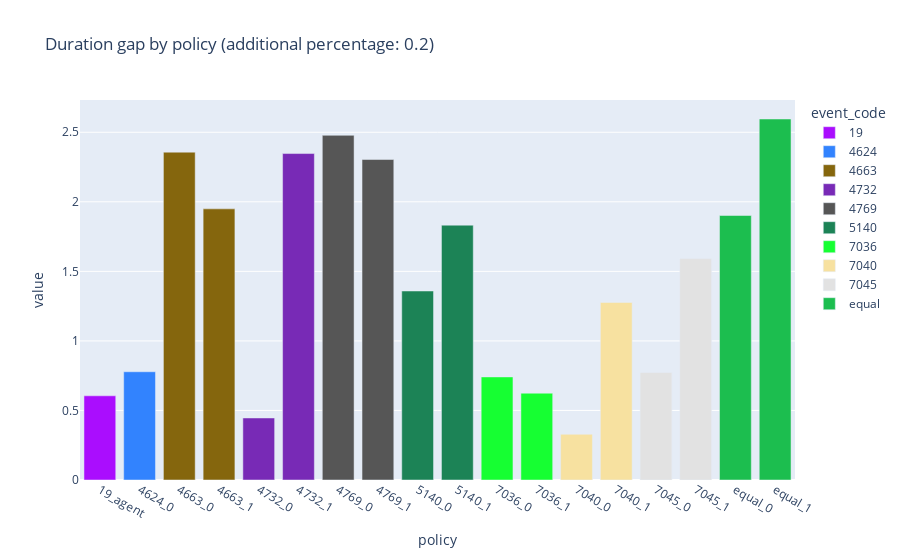
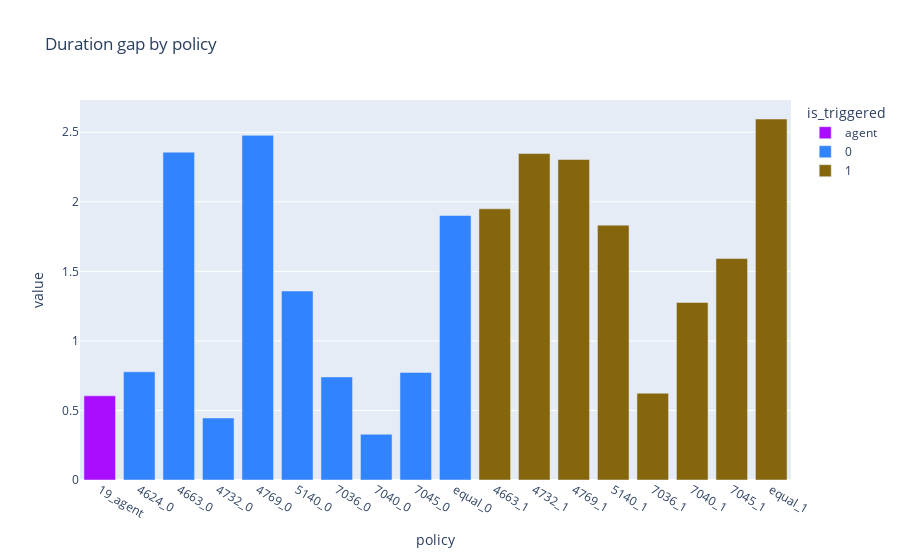

Notebook code cell kept with these figures, in order:
### Code cell
for additional_percentage in [0.2]:
    df = pd.read_csv(f'/home/shouei/GreenSecurity-FirstExperiment/SplunkResearch/experiments_____/processed_tesnorboard/duration_gap.csv')
    df = df[df['additional_percentage'] == additional_percentage]
    df.loc[df['policy'] == 'mlp','policy'] = df.loc[df['policy'] == 'mlp','reward_calculator_version'].apply(lambda x: f"{x}_agent")
    df = df.drop(columns=['run_name']).groupby('policy').mean().reset_index()
    df[['event_code', 'is_triggered']] = np.zeros((len(df), 2))
    df[['event_code', 'is_triggered']] = df['policy'].str.split('_', expand=True)
    bar_fig = px.bar(df, x='policy', y='value', title=f'Duration gap by policy (additional percentage: {additional_percentage})', color='event_code', color_discrete_sequence=px.colors.qualitative.Alphabet)
    bar_fig.show()
    bar_fig = px.bar(df, x='policy', y='value', title='Duration gap by policy', color='is_triggered', color_discrete_sequence=px.colors.qualitative.Alphabet)
    bar_fig.show()

### Figure 1 — Plotly figure (JSON) as saved in the notebook; plotly's stock layout.template omitted (floating-point values rounded to 4 significant figures)
{"data": [{"alignmentgroup": "True", "hovertemplate": "event_code=19<br>policy=%{x}<br>value=%{y}<extra></extra>", "legendgroup": "19", "marker": {"color": "#AA0DFE", "pattern": {"shape": ""}}, "name": "19", "offsetgroup": "19", "orientation": "v", "showlegend": true, "textposition": "auto", "type": "bar", "x": ["19_agent"], "xaxis": "x", "y": [0.6053], "yaxis": "y"}, {"alignmentgroup": "True", "hovertemplate": "event_code=4624<br>policy=%{x}<br>value=%{y}<extra></extra>", "legendgroup": "4624", "marker": {"color": "#3283FE", "pattern": {"shape": ""}}, "name": "4624", "offsetgroup": "4624", "orientation": "v", "showlegend": true, "textposition": "auto", "type": "bar", "x": ["4624_0"], "xaxis": "x", "y": [0.7782], "yaxis": "y"}, {"alignmentgroup": "True", "hovertemplate": "event_code=4663<br>policy=%{x}<br>value=%{y}<extra></extra>", "legendgroup": "4663", "marker": {"color": "#85660D", "pattern": {"shape": ""}}, "name": "4663", "offsetgroup": "4663", "orientation": "v", "showlegend": true, "textposition": "auto", "type": "bar", "x": ["4663_0", "4663_1"], "xaxis": "x", "y": [2.357, 1.949], "yaxis": "y"}, {"alignmentgroup": "True", "hovertemplate": "event_code=4732<br>policy=%{x}<br>value=%{y}<extra></extra>", "legendgroup": "4732", "marker": {"color": "#782AB6", "pattern": {"shape": ""}}, "name": "4732", "offsetgroup": "4732", "orientation": "v", "showlegend": true, "textposition": "auto", "type": "bar", "x": ["4732_0", "4732_1"], "xaxis": "x", "y": [0.4459, 2.347], "yaxis": "y"}, {"alignmentgroup": "True", "hovertemplate": "event_code=4769<br>policy=%{x}<br>value=%{y}<extra></extra>", "legendgroup": "4769", "marker": {"color": "#565656", "pattern": {"shape": ""}}, "name": "4769", "offsetgroup": "4769", "orientation": "v", "showlegend": true, "textposition": "auto", "type": "bar", "x": ["4769_0", "4769_1"], "xaxis": "x", "y": [2.478, 2.304], "yaxis": "y"}, {"alignmentgroup": "True", "hovertemplate": "event_code=5140<br>policy=%{x}<br>value=%{y}<extra></extra>", "legendgroup": "5140", "marker": {"color": "#1C8356", "pattern": {"shape": ""}}, "name": "5140", "offsetgroup": "5140", "orientation": "v", "showlegend": true, "textposition": "auto", "type": "bar", "x": ["5140_0", "5140_1"], "xaxis": "x", "y": [1.359, 1.832], "yaxis": "y"}, {"alignmentgroup": "True", "hovertemplate": "event_code=7036<br>policy=%{x}<br>value=%{y}<extra></extra>", "legendgroup": "7036", "marker": {"color": "#16FF32", "pattern": {"shape": ""}}, "name": "7036", "offsetgroup": "7036", "orientation": "v", "showlegend": true, "textposition": "auto", "type": "bar", "x": ["7036_0", "7036_1"], "xaxis": "x", "y": [0.741, 0.624], "yaxis": "y"}, {"alignmentgroup": "True", "hovertemplate": "event_code=7040<br>policy=%{x}<br>value=%{y}<extra></extra>", "legendgroup": "7040", "marker": {"color": "#F7E1A0", "pattern": {"shape": ""}}, "name": "7040", "offsetgroup": "7040", "orientation": "v", "showlegend": true, "textposition": "auto", "type": "bar", "x": ["7040_0", "7040_1"], "xaxis": "x", "y": [0.3287, 1.276], "yaxis": "y"}, {"alignmentgroup": "True", "hovertemplate": "event_code=7045<br>policy=%{x}<br>value=%{y}<extra></extra>", "legendgroup": "7045", "marker": {"color": "#E2E2E2", "pattern": {"shape": ""}}, "name": "7045", "offsetgroup": "7045", "orientation": "v", "showlegend": true, "textposition": "auto", "type": "bar", "x": ["7045_0", "7045_1"], "xaxis": "x", "y": [0.773, 1.592], "yaxis": "y"}, {"alignmentgroup": "True", "hovertemplate": "event_code=equal<br>policy=%{x}<br>value=%{y}<extra></extra>", "legendgroup": "equal", "marker": {"color": "#1CBE4F", "pattern": {"shape": ""}}, "name": "equal", "offsetgroup": "equal", "orientation": "v", "showlegend": true, "textposition": "auto", "type": "bar", "x": ["equal_0", "equal_1"], "xaxis": "x", "y": [1.902, 2.595], "yaxis": "y"}], "layout": {"barmode": "relative", "legend": {"title": {"text": "event_code"}, "tracegroupgap": 0}, "title": {"text": "Duration gap by policy (additional percentage: 0.2)"}, "xaxis": {"anchor": "y", "domain": [0, 1], "title": {"text": "policy"}}, "yaxis": {"anchor": "x", "domain": [0, 1], "title": {"text": "value"}}}}

### Figure 2 — Plotly figure (JSON) as saved in the notebook; plotly's stock layout.template omitted (floating-point values rounded to 4 significant figures)
{"data": [{"alignmentgroup": "True", "hovertemplate": "is_triggered=agent<br>policy=%{x}<br>value=%{y}<extra></extra>", "legendgroup": "agent", "marker": {"color": "#AA0DFE", "pattern": {"shape": ""}}, "name": "agent", "offsetgroup": "agent", "orientation": "v", "showlegend": true, "textposition": "auto", "type": "bar", "x": ["19_agent"], "xaxis": "x", "y": [0.6053], "yaxis": "y"}, {"alignmentgroup": "True", "hovertemplate": "is_triggered=0<br>policy=%{x}<br>value=%{y}<extra></extra>", "legendgroup": "0", "marker": {"color": "#3283FE", "pattern": {"shape": ""}}, "name": "0", "offsetgroup": "0", "orientation": "v", "showlegend": true, "textposition": "auto", "type": "bar", "x": ["4624_0", "4663_0", "4732_0", "4769_0", "5140_0", "7036_0", "7040_0", "7045_0", "equal_0"], "xaxis": "x", "y": [0.7782, 2.357, 0.4459, 2.478, 1.359, 0.741, 0.3287, 0.773, 1.902], "yaxis": "y"}, {"alignmentgroup": "True", "hovertemplate": "is_triggered=1<br>policy=%{x}<br>value=%{y}<extra></extra>", "legendgroup": "1", "marker": {"color": "#85660D", "pattern": {"shape": ""}}, "name": "1", "offsetgroup": "1", "orientation": "v", "showlegend": true, "textposition": "auto", "type": "bar", "x": ["4663_1", "4732_1", "4769_1", "5140_1", "7036_1", "7040_1", "7045_1", "equal_1"], "xaxis": "x", "y": [1.949, 2.347, 2.304, 1.832, 0.624, 1.276, 1.592, 2.595], "yaxis": "y"}], "layout": {"barmode": "relative", "legend": {"title": {"text": "is_triggered"}, "tracegroupgap": 0}, "title": {"text": "Duration gap by policy"}, "xaxis": {"anchor": "y", "domain": [0, 1], "title": {"text": "policy"}}, "yaxis": {"anchor": "x", "domain": [0, 1], "title": {"text": "value"}}}}
